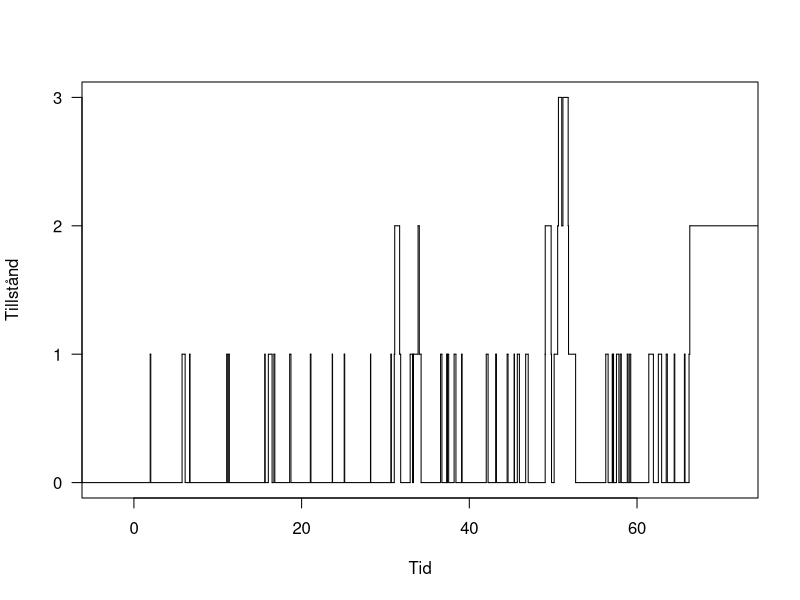
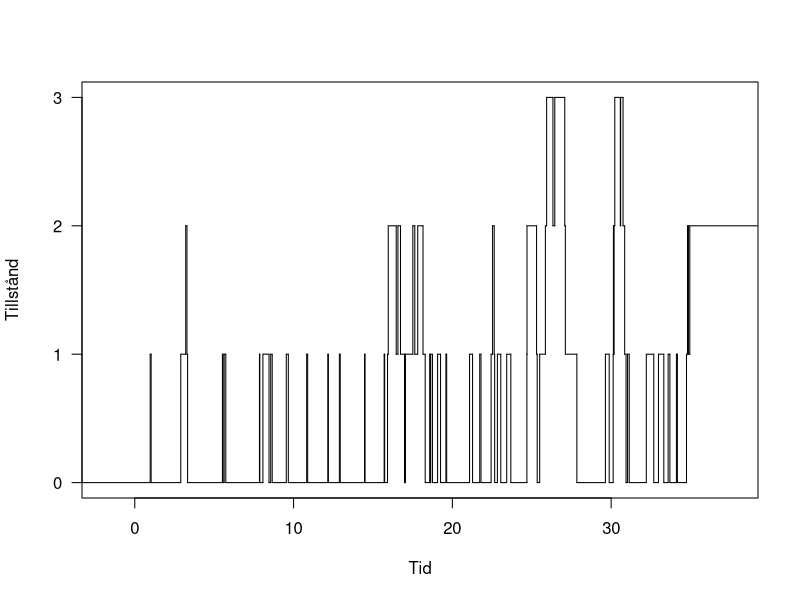
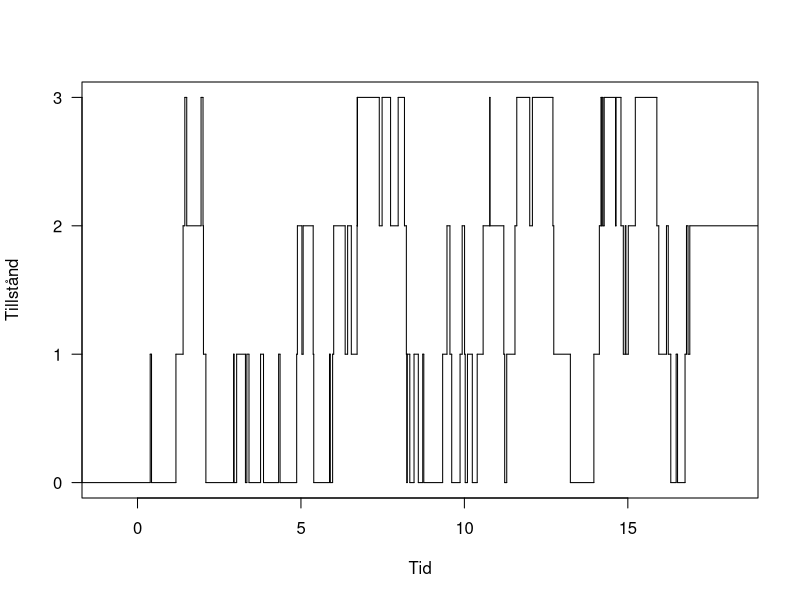
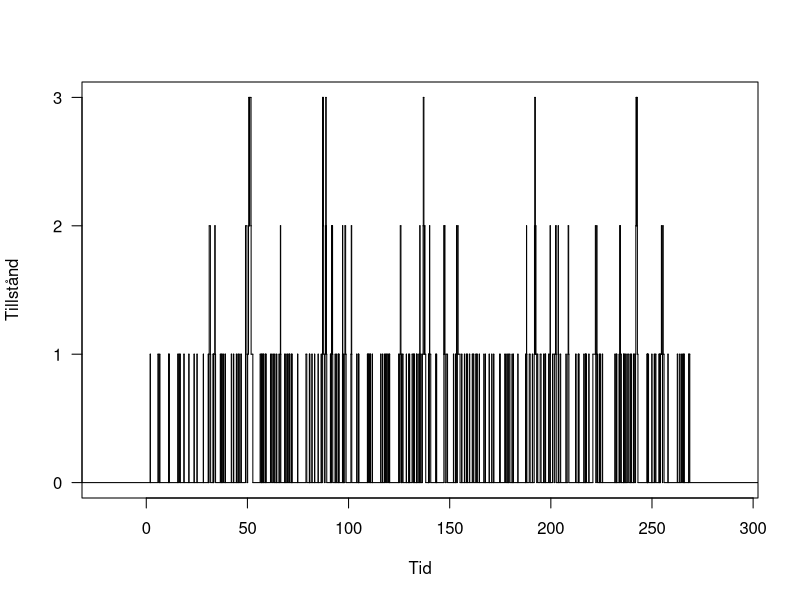
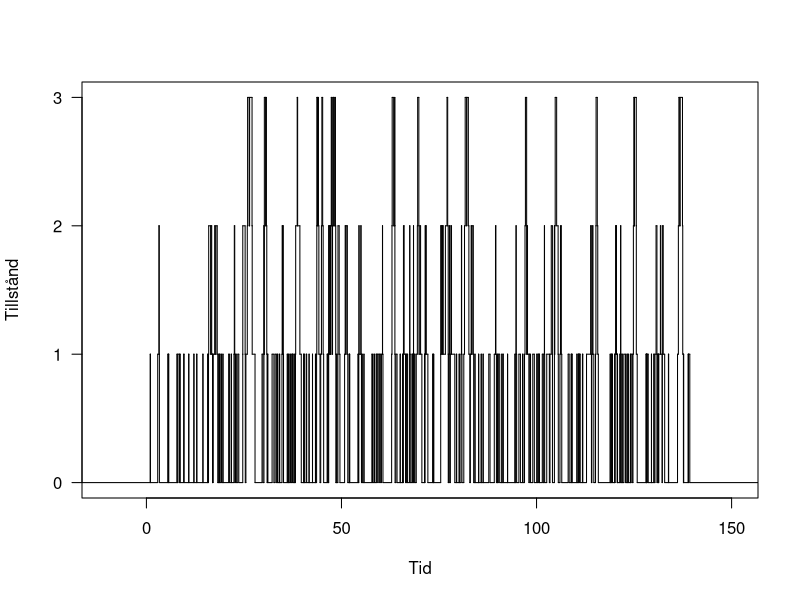
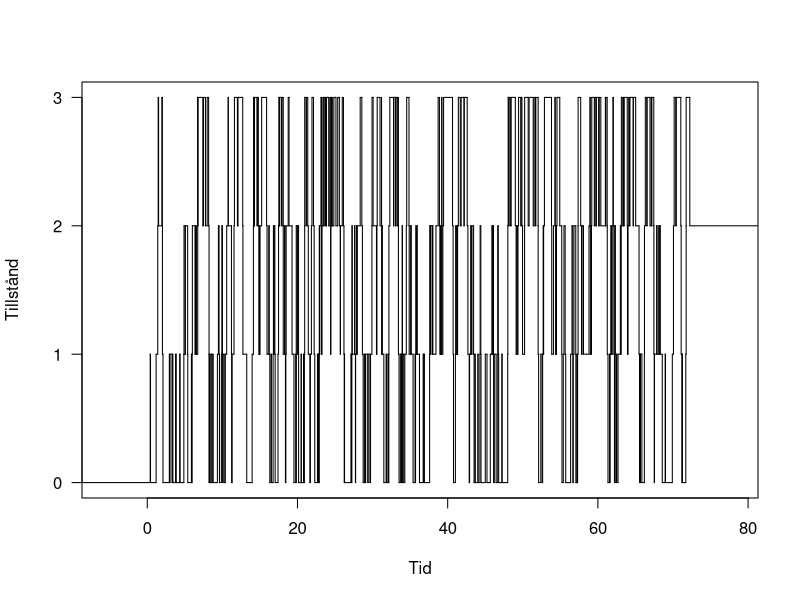

These figures' R source, in order:
## ---- chunk 1
bd_process <- function(lambda, mu, initial_state = 0, steps = 100) {
  time_now <- 0
  state_now <- initial_state
  # Dessa vektorer ska byggas på i loopen nedan
  time <- 0
  state <- initial_state
  for (i in 1:steps) {
    # Tillstånd 3: 1 request körs, 2 i kön (resten nekas så upp till tillstånd 3 är endast intressant). Systemet är fullt så inga nya jobb kan köas så ankomst tid sätts till noll. Else: Alltid i ett tillstånd där den kan ta emot requests och därav blir intensiteten lambda.
    if (state_now == 3) {
      lambda_now <- 0
    } else {
      lambda_now <- lambda
    }
    # Om det är noll i kön så är det inget service avslut som behövs att göras. I resterande tillstånd 1-3 är det alltid 1 jobb minst som körs och därför finns det intensiteten mu. 
    if (state_now == 0) {
      mu_now <- 0
    } else {
      mu_now <- mu
    }
    # Tiden för tillståndbyte exp fördelad med paramterarna i uppgift 1
    time_to_transition <- rexp(1, rate = lambda_now + mu_now)
    # Om nästa hopp är serviceavslut eller ankomst
    
    if (runif(1) < mu_now/(lambda_now + mu_now)) { # Ett tal, för vi       vill ha en händelse generarad, om den är mindre än sannolikheten       för service så sker service annars arrival (+1)
      state_now <- state_now - 1
    } else {
      state_now <- state_now + 1
    }
    
    time_now <- time_now + time_to_transition # Tid efter nästa hopp       inträffat
    time <- c(time, time_now) # time vektorn - tidpunkter när              tillståndsbyten sker
    state <- c(state, state_now) # state vektorn - tillstånd processen     kommer till efter varje steg
}
  # Returnera en lista med de två vektorerna tid och state
  list(time = time, state = state)
}
## ---- chunk 2
set.seed(950122)
forslag1 <- bd_process(lambda = 1, mu = 5)
state <- 0:3

time1 <- forslag1$time
state1 <- forslag1$state
plot(stepfun(time1[-1], state1),
  do.points = FALSE,
  xlab = "Tid",
  ylab = "Tillstånd",
  main = "",
  yaxt = "n")
axis(2, at = c(0, 1, 2, 3), las = 2)
## ---- chunk 3
set.seed(950122)
forslag2 <- bd_process(lambda = 2, mu = 5)
state <- 0:3

time1 <- forslag2$time
state1 <- forslag2$state
plot(stepfun(time1[-1], state1),
  do.points = FALSE,
  xlab = "Tid",
  ylab = "Tillstånd",
  main = "",
  yaxt = "n")
axis(2, at = c(0, 1, 2, 3), las = 2)
## ---- chunk 4
set.seed(950122)
forslag3 <- bd_process(lambda = 5, mu = 5)
state <- 0:3

time1 <- forslag3$time
state1 <- forslag3$state
plot(stepfun(time1[-1], state1),
  do.points = FALSE,
  xlab = "Tid",
  ylab = "Tillstånd",
  main = "",
  yaxt = "n")
axis(2, at = c(0, 1, 2, 3), las = 2)
## ---- chunk 5
set.seed(950122)
forslag1 <- bd_process(lambda = 1, mu = 5, steps = 500)
state <- 0:3

time1 <- forslag1$time
state1 <- forslag1$state
plot(stepfun(time1[-1], state1),
  do.points = FALSE,
  xlab = "Tid",
  ylab = "Tillstånd",
  main = "",
  yaxt = "n")
axis(2, at = c(0, 1, 2, 3), las = 2)
## ---- chunk 6
set.seed(950122)
forslag2 <- bd_process(lambda = 2, mu = 5, steps = 500)
state <- 0:3

time1 <- forslag2$time
state1 <- forslag2$state
plot(stepfun(time1[-1], state1),
  do.points = FALSE,
  xlab = "Tid",
  ylab = "Tillstånd",
  main = "",
  yaxt = "n")
axis(2, at = c(0, 1, 2, 3), las = 2)
## ---- chunk 7
set.seed(950122)
forslag3 <- bd_process(lambda = 5, mu = 5, steps = 500)
state <- 0:3

time1 <- forslag3$time
state1 <- forslag3$state
plot(stepfun(time1[-1], state1),
  do.points = FALSE,
  xlab = "Tid",
  ylab = "Tillstånd",
  main = "",
  yaxt = "n")
axis(2, at = c(0, 1, 2, 3), las = 2)
## ---- chunk 8
tid1 <- tail(forslag1$time, 1)
tid2 <- tail(forslag2$time, 1)
tid3 <- tail(forslag3$time, 1)

tid1
tid2
tid3
## ---- chunk 9
print(forslag1)
## ---- chunk 10
# Input: något tillstånd, simulerad process
# Returnerar: andel tid som processen spenderade i tillståndet


proportion_in_state <- function(s, bdp) {
  time_spent <- 0
  
  for (i in 1:(length(bdp$state)-1))
    {
      if (bdp$state[i] == s) {
        time_spent <- time_spent + (bdp$time[i+1] - bdp$time[i])
        }
      else
        next
  }
  total_time <- tail(bdp$time,1)
  return (time_spent / total_time)
}
## ---- chunk 11
set.seed(950122)
forslag1 <- bd_process(lambda = 1, mu = 5, steps = 1000)
forslag2 <- bd_process(lambda = 2, mu = 5, steps = 1000)
forslag3 <- bd_process(lambda = 5, mu = 5, steps = 1000)

#Förslag 1:

#tillstånd: 0:
time0 <- proportion_in_state(0,forslag1)
time0

#tillstånd: 1:
time1 <- proportion_in_state(1,forslag1)
time1

#tillstånd: 2:
time2 <- proportion_in_state(2,forslag1)
time2

#tillstånd: 3:
time3 <- proportion_in_state(3,forslag1)
time3
## ---- chunk 12
#Förslag 2:

#tillstånd: 0:
time0 <- proportion_in_state(0,forslag2)
time0

#tillstånd: 1:
time1 <- proportion_in_state(1,forslag2)
time1

#tillstånd: 2:
time2 <- proportion_in_state(2,forslag2)
time2

#tillstånd: 3:
time3 <- proportion_in_state(3,forslag2)
time3
## ---- chunk 13
#Förslag 2:

#tillstånd: 0:
time0 <- proportion_in_state(0,forslag3)
time0

#tillstånd: 1:
time1 <- proportion_in_state(1,forslag3)
time1

#tillstånd: 2:
time2 <- proportion_in_state(2,forslag3)
time2

#tillstånd: 3:
time3 <- proportion_in_state(3,forslag3)
time3
## ---- chunk 14
# Skapa en lista med dina simulerade processer
processer <- list(F1 = forslag1, F2 = forslag2, F3 = forslag3)

# Beräkna andelen för varje tillstånd (0-3) för varje förslag
resultat_tabell <- sapply(processer, function(p) {
  sapply(0:3, function(s) proportion_in_state(s, p))
})

# Snygga till namnen
rownames(resultat_tabell) <- c("Tillstånd 0", "Tillstånd 1", "Tillstånd 2", "Tillstånd 3")
print(resultat_tabell)
